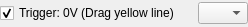
<?xml version="1.0" encoding="UTF-8"?>
<ui version="4.0">
 <class>Form</class>
 <widget class="QWidget" name="Form">
  <property name="geometry">
   <rect>
    <x>0</x>
    <y>0</y>
    <width>248</width>
    <height>27</height>
   </rect>
  </property>
  <property name="windowTitle">
   <string>Form</string>
  </property>
  <layout class="QVBoxLayout" name="verticalLayout">
   <property name="spacing">
    <number>0</number>
   </property>
   <property name="margin">
    <number>0</number>
   </property>
   <item>
    <layout class="QHBoxLayout" name="widgetLayout">
     <property name="spacing">
      <number>8</number>
     </property>
     <property name="topMargin">
      <number>0</number>
     </property>
     <item>
      <widget class="QCheckBox" name="enable">
       <property name="sizePolicy">
        <sizepolicy hsizetype="Minimum" vsizetype="Maximum">
         <horstretch>0</horstretch>
         <verstretch>0</verstretch>
        </sizepolicy>
       </property>
       <property name="maximumSize">
        <size>
         <width>16777215</width>
         <height>16777215</height>
        </size>
       </property>
       <property name="font">
        <font>
         <pointsize>9</pointsize>
        </font>
       </property>
       <property name="text">
        <string>Trigger: 0V (Drag yellow line)</string>
       </property>
       <property name="checked">
        <bool>true</bool>
       </property>
      </widget>
     </item>
     <item>
      <widget class="QComboBox" name="chanBox">
       <property name="sizePolicy">
        <sizepolicy hsizetype="Preferred" vsizetype="Maximum">
         <horstretch>0</horstretch>
         <verstretch>0</verstretch>
        </sizepolicy>
       </property>
       <property name="maximumSize">
        <size>
         <width>50</width>
         <height>16777215</height>
        </size>
       </property>
       <property name="font">
        <font>
         <pointsize>9</pointsize>
        </font>
       </property>
       <property name="currentIndex">
        <number>-1</number>
       </property>
      </widget>
     </item>
    </layout>
   </item>
  </layout>
 </widget>
 <resources/>
 <connections/>
 <slots>
  <slot>gainChanged(QString)</slot>
 </slots>
</ui>
